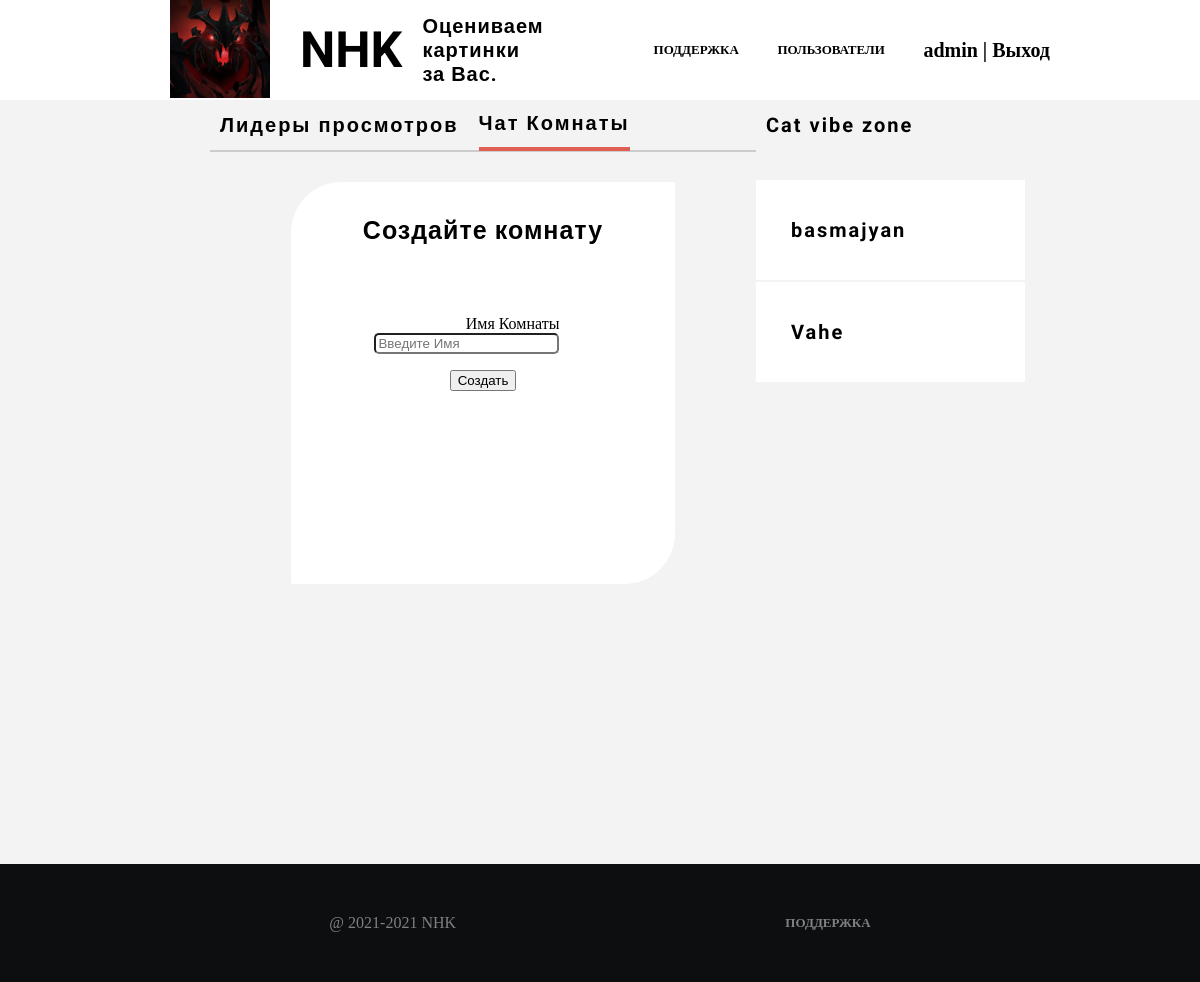
Before: /room/ (signed in) with the older database file.
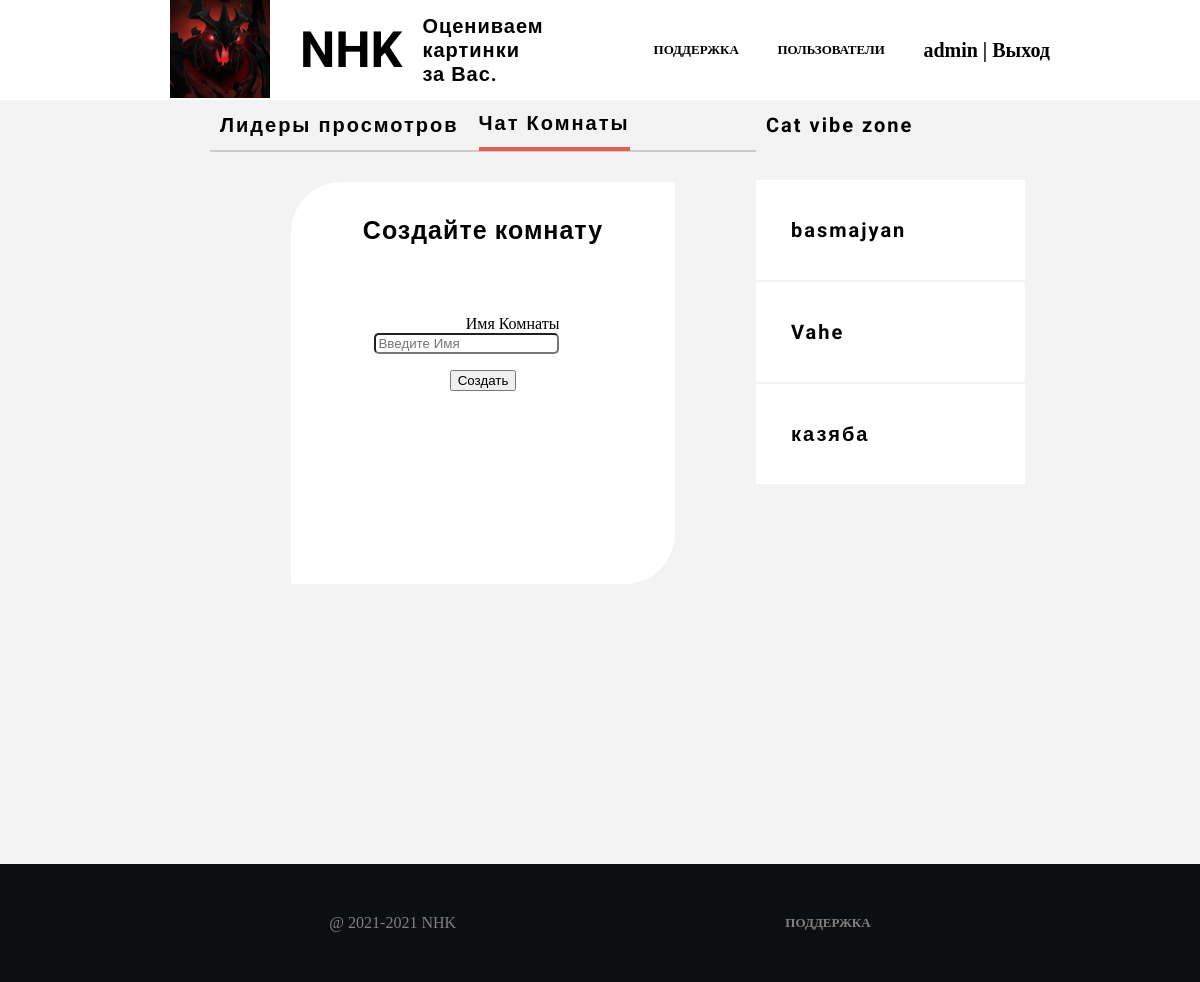
After: the same page with the newer database file.
### main/models.py (models this page shows, shortened)
class Room(models.Model):
    name = models.CharField(max_length=1000)

### main/views.py (the view)
# urls.py: path('room/', views.Createroom, name='CreateRoom'),
def Createroom(request):
    room = Room.objects.order_by('pk')
    form = FormCreate(request.POST)
    if form.is_valid():
        form.save()
    return render(request, 'createroom.html', {'room':room,'form':form})

### main/forms.py
class FormCreate(ModelForm):
    class Meta:
        model = Room
        fields = ['name']
        widgets = {
            'name': forms.TextInput(attrs={
                'type': 'Text',
                'placeholder': 'Введите Имя',
                'class': 'formimput',
            }),
        }

### main/templates/createroom.html (shortened to what this page needs)
{%extends 'include.html'%}
{%load static%}
{%block content%}
<div class="content">
    <div class="liders">
        <div style="border-bottom: 2px solid #ccc;" class="newLiderCat">
            <a href="{%url 'home'%}">
                <p class="lideryPros">Лидеры просмотров</p>
            </a>
            <a href="{%url 'CreateRoom'%}">
                <p class="lideryPros bottBorder">Чат Комнаты</p>
            </a>
        </div>
        <div class="posts">
            <form class="RoomCreateForm" method="POST">
                {%if request.user.is_authenticated%}
                    <h4 class="formHeader">Создайте комнату</h4>
                    <div>
                        <p>
                            <label for="id_username">Имя Комнаты</label>
                            {{form.name}}
                        </p>
                    </div>
                    <button type="submit">Создать</button>
                {%else%}
                <h4 class="formHeader">Авторизуйтесь, чтобы создать комнату</h4>
                {%endif%}
            </form>
        </div>
    </div>
    <div class="cats">
        <div class="newLiderCat">
            <p class="lideryPros">Cat vibe zone</p>
        </div>
        {%if request.user.is_authenticated%}
            {%for j in room%}
            <div class="post">
                <a class="lideryPros" href="{{j.name}}">
                    <p class="lideryPros">{{j.name}}</p>
                </a><br><br><br>
            </div>
            {%endfor%}
        {%else%}
            <p class="textPreviev">Авторизуйтесь, чтобы увидеть комнаты</p>
        {%endif%}
    </div>
</div>
<div style="height:280px"></div>
{%endblock%}

Changed rows visible on the page:
added Room: name "казяба"
